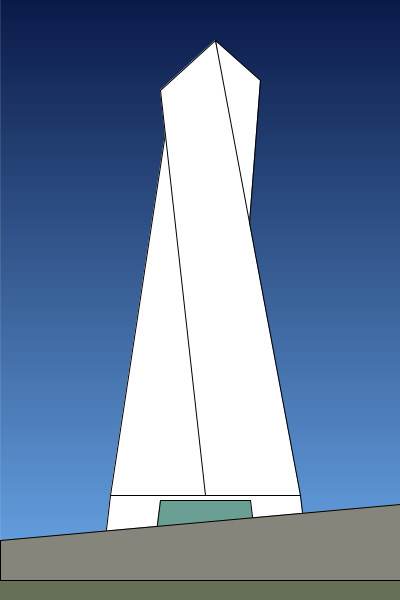
Frame 1 (no input)
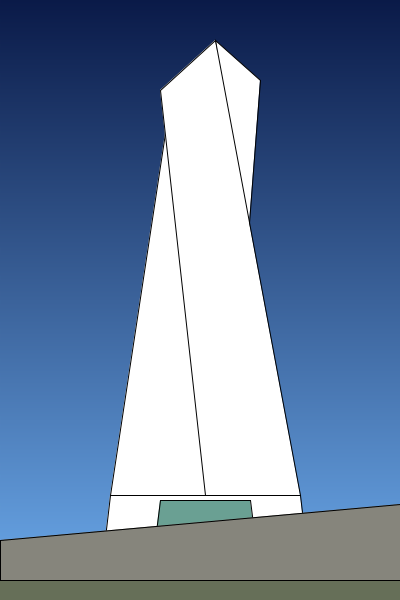
Frame 60 (the mouse pressed at the canvas centre just before this capture)
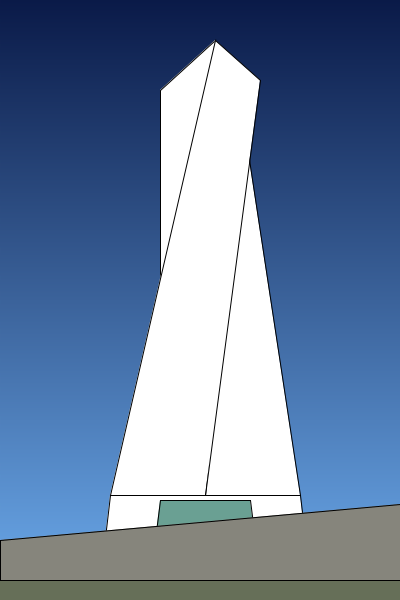
Frame 120 (the mouse held since frame 60 and released just before this capture)

The Processing sketch that drew these frames (run headless with seeded random() and noise(); from frame 60 on, the mouse is pressed at the canvas centre):

// Processing sketch: processing_107400
// ── processing_107400.pde

//constantes céu
int Y_AXIS = 1;
int X_AXIS = 2;
int x;
color c1, c2;
 
//constantes nuvens
int num = 30;
int[] a = new int[num];
int[] b = new int[num];
 
 
void setup () {
  size (400, 600);
 
  //cores céu
  c1 = color(#0A1A48);
  c2 = color(#6CABED);
}
 
void draw() {
 
  //Céu
  setGradient(0, 0, width, height, c1, c2, Y_AXIS);
 
  //Nuvem
  
  if (mouseY>400) {
   
 for (int i = a.length-1; i > 0; i--) {
    a[i] = a[i-1];
    b[i] = b[i-1];
  }
  a[0] = mouseX;
  b[0] =mouseY;
  for (int i = 0; i < a.length; i++) {
    smooth();
    noStroke ();
    fill(i * 9);
    ellipse(a[i], b[i], 100, 40);
  }
  }
 
 
  //Gramado
  noStroke();
  fill (102, 111, 88);
  rect (0, 580, 400, 20);
 
  //Base edifício
  stroke (0);
  fill (255);
  quad (100, 580, 310, 580, 300, 495, 110, 495);
  //Porta vidro
  stroke (0);
  fill (106, 160, 147);
  quad (150, 580, 260, 580, 250, 500, 160, 500);
  //Muro
  fill (134, 133, 124);
  quad (0, 580, 400, 580, 500, 495, 0, 540);
  //prédio parte 1 ERROR
//  quad(mouseX/5+100, 50, mouseX/5+150, 50, 200, 300, 150, 300);
  //prédio estrutura
   if (mouseX<110) {
  fill (255);
  triangle (110, 495, 215, 495, 170, 100);
  triangle (215, 40, 260, 80, 240, 340);
  quad (205, 495, 300, 495, 215, 40, 160, 90);
   } else if (mouseY>110) {
     fill (255);
     triangle (205,495,300,495,240,100);
     triangle (215,40,160,90,160,350);
     quad (110,495,205,495,260,80,215,40);

   }
}
 
void setGradient(int x, int y, float w, float h, color c1, color c2, int axis) {
 
  noFill();
 
  if (axis == Y_AXIS) {
    for (int i=y; i<=y+h; i++) {
      float inter = map(i, y, y+h, 0, 1);
      color c = lerpColor(c1, c2, inter);
      stroke(c);
      line(x, i, x+w, i);
    }
  }
}
